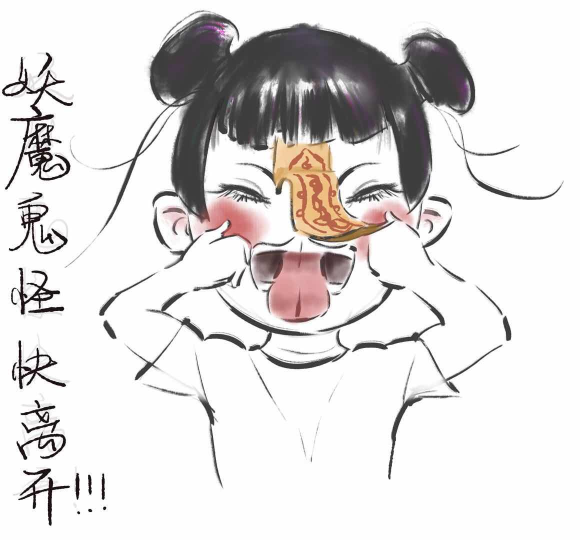
#> input picture Asset/WechatIMG78.jpeg, 1159 x 1079 px (shown at 1/2 size)
$ python Image.py
#> lines starting #> are read from the running program, lines starting #| are printed output that depends on the picture
from PIL import Image, ImageFilter, ImageFont, ImageDraw
import random

im = Image.open('Asset/WechatIMG78.jpeg')
#> im is the input picture: PIL image 1159x1079 RGB; mean R, G, B 222.1, 219.4, 218.9
w, h = im.size
#> w = 1159; h = 1079
print('original image size: %sx%s' % (w, h))
#| original image size: 1159x1079

# 缩略图
im.thumbnail((w // 2, h // 2))
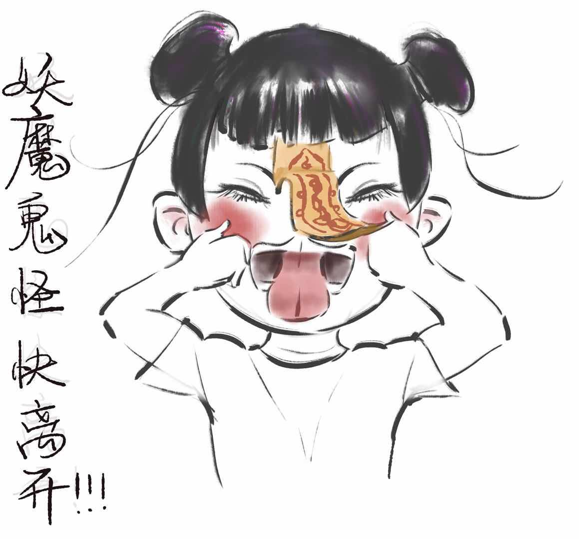
#> im: PIL image 579x539 RGB; mean R, G, B 222, 219.4, 218.9
im.save('Asset/thumbnail.jpeg', 'jpeg')
print('thumbnail image size: %sx%s' % im.size)
#| thumbnail image size: 579x539

# 模糊
im2 = im.filter(ImageFilter.BLUR)
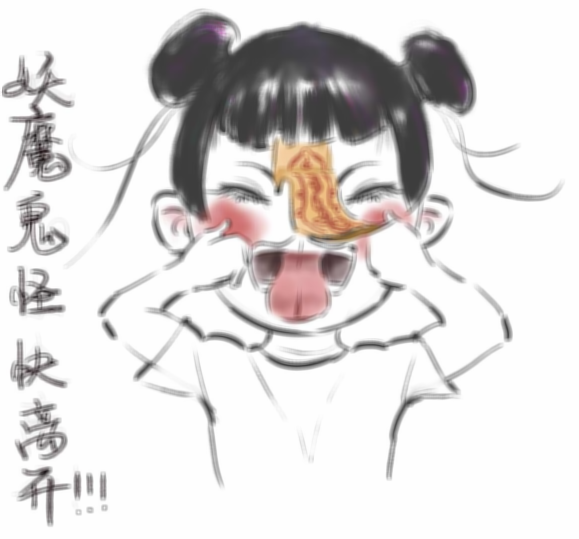
#> im2: PIL image 579x539 RGB; mean R, G, B 222, 219.4, 218.9
im2.save('Asset/blur.jpeg', 'jpeg')

def randomChar():
    return chr(random.randint(65, 90))

def randomColor():
    return (random.randint(0, 255), random.randint(0, 255), random.randint(0, 255))

width = 60 * 4
height = 60
codeImage = Image.new('RGB', (width, height), (255, 255, 255))
#> codeImage: PIL image 240x60 RGB; every value is 255
font = ImageFont.truetype('Arial.ttf', 36)

draw = ImageDraw.Draw(codeImage)

for x in range(width):
    for y in range(height):
        draw.point((x, y), fill=randomColor())

for t in range(4):
    draw.text((60 * t + 10, 10), randomChar(), font = font, fill = randomColor())

codeImage = codeImage.filter(ImageFilter.BLUR)
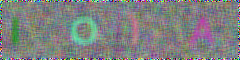
#> codeImage: PIL image 240x60 RGB; mean R, G, B 126.9, 128.6, 128.3
codeImage.save('Asset/codeImage.jpeg', 'jpeg')
